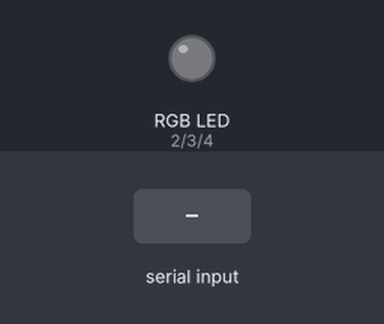
The sketch below on a simulated Arduino Uno, built with avr-gcc and run on an emulated ATmega328P. Shown: an RGB LED mixed from three pins (HIGH = lit). The test bench sets the inputs (shaded band).

Above: at 1.2 s.
1.3 s: "1" received over Serial
At 2.2 s:
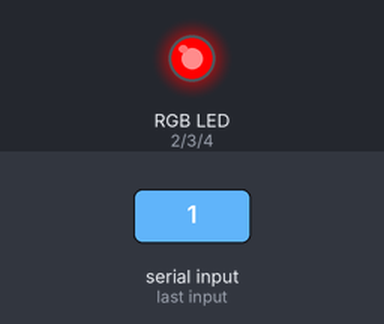
2.8 s: "3" received over Serial
At 3.4 s:
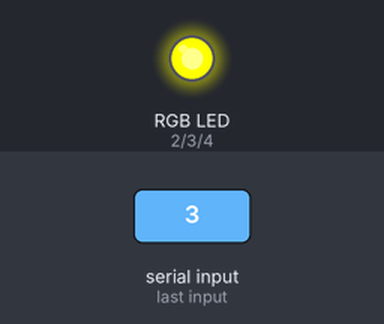
4.3 s: "2" received over Serial
At 5.5 s:
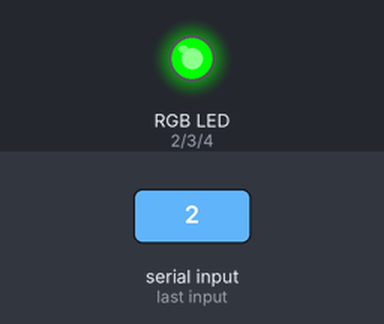
5.8 s: "5" received over Serial
At 6.9 s:
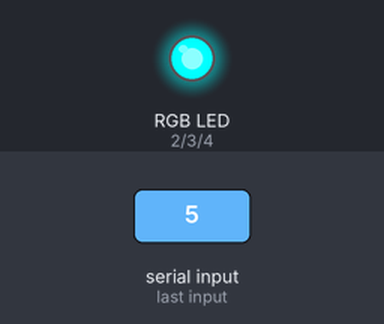
7.3 s: "4" received over Serial
At 8.0 s:
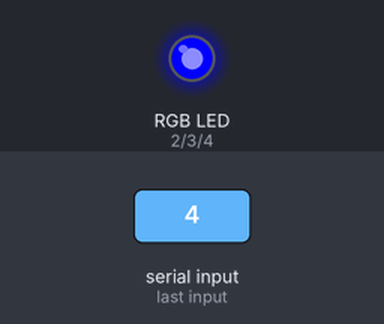
8.8 s: "6" received over Serial
At 9.1 s:
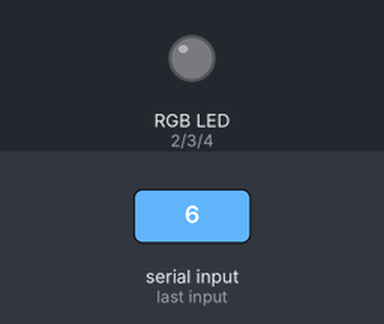
Timing chart, 0 to 11.3 s (numbered marks = the images above; inputs shaded):
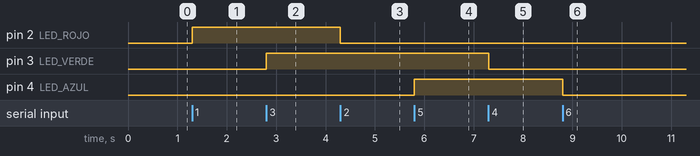

Measured:
- after the input at 1.3 s, pin 2 (LED_ROJO): LOW → HIGH at once
- after the input at 2.8 s, pin 3 (LED_VERDE): LOW → HIGH at once
- after the input at 4.3 s, pin 2 (LED_ROJO): HIGH → LOW at once
- after the input at 5.8 s, pin 4 (LED_AZUL): LOW → HIGH at once
- after the input at 7.3 s, pin 3 (LED_VERDE): HIGH → LOW at once
- after the input at 8.8 s, pin 4 (LED_AZUL): HIGH → LOW at once

The sketch:

bluethooth_control_RGB.ino
```cpp
// Designed by: Juan Rodrigo Guzman Martinez

//conexiones del modulo bluethooth al arduino
//    Arduino        bluethooth
//     tx     -       rx
//     rx     -       tx
//     Gnd    -       Gnd
//     5v     -       5v


/* ojo... desconecte el modulo bluethooth antes de cargar el programa
 si no lo hace habra un conflicto y no permitira subir el codigo.

 */

int LED_ROJO= 2; // Declaramos el pin 2 con el nombre de LED_ROJO
int LED_VERDE= 3; // Declaramos el pin 3 con el nombre de LED_VERDE
int LED_AZUL= 4; // Declaramos el pin 4 con el nombre de LED_AZUL

int estado; // Declaramos una variable llamada estado donde se almacenaran los datos recibidos

void setup() {
 Serial.begin(9600); // Inicializamos el monitor serial a 9600 baudios
 pinMode(LED_ROJO, OUTPUT); // Declaramos LED_ROJO como salida
 pinMode(LED_VERDE, OUTPUT); // Declaramos LED_VERDE como salida
 pinMode(LED_AZUL, OUTPUT); // Declaramos LED_AZUL como salida
}

void loop() {
if(Serial.available()>0) { // Recibimos los datos y realizamos la lectura por la variable estado
  estado=Serial.read();
}

if(estado=='1'){ // Si recibimos el dato 1 entonces enciende el LED_ROJO
digitalWrite(LED_ROJO, HIGH);
}
if(estado=='2'){ // Si recibimos el dato 2 entonces apaga el LED_ROJO
digitalWrite(LED_ROJO, LOW);
}
if(estado=='3'){ // Si recibimos el dato 3 entonces enciende el LED_VERDE
digitalWrite(LED_VERDE, HIGH);
}
if(estado=='4'){ // Si recibimos el dato 4 entonces apaga el LED_VERDE
digitalWrite(LED_VERDE, LOW);
}
if(estado=='5'){ // Si recibimos el dato 5 entonces enciende el LED_AZUL
digitalWrite(LED_AZUL, HIGH);
}
if(estado=='6'){ // Si recibimos el dato 6 entonces apaga el LED_AZUL
digitalWrite(LED_AZUL, LOW);
}
}
```
